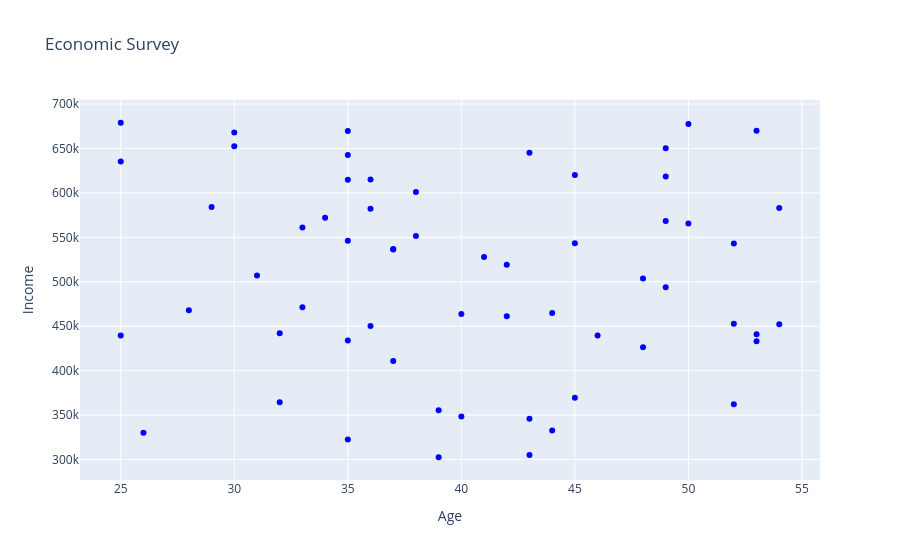

Notebook source saved alongside this figure:
### Markdown cell above
**However in the previous output title, x-axis and y-axis labels are missing. Let us use the update_layout function to update the title and labels.**

### Code cell
## Here we update these values under function attributes such as title,xaxis_title and yaxis_title
fig.update_layout(title='Economic Survey', xaxis_title='Age', yaxis_title='Income')
# Display the figure
fig.show()

### Figure 1 — Plotly figure (JSON) as saved in the notebook; plotly's stock layout.template omitted (floating-point values rounded to 4 significant figures)
{"data": [{"marker": {"color": "blue"}, "mode": "markers", "type": "scatter", "x": [52, 42, 32, 53, 43, 36, 33, 39, 38, 45, 49, 25, 54, 28, 43, 46, 37, 39, 49, 49, 25, 48, 50, 43, 36, 53, 35, 44, 35, 50, 38, 26, 49, 41, 29, 37, 25, 40, 45, 37, 34, 53, 45, 42, 44, 52, 35, 48, 40, 52, 32, 30, 35, 35, 30, 54, 36, 35, 31, 33], "y": [542934, 461225, 364299, 440873, 645050, 615124, 471180, 302495, 600932, 620171, 650314, 635209, 452100, 467871, 345694, 439492, 536296, 355400, 568328, 618316, 678914, 503754, 677385, 305048, 582130, 433103, 546157, 464888, 614687, 565458, 551389, 330027, 493895, 527969, 584182, 536797, 439370, 348276, 369362, 410907, 571897, 669949, 543340, 519080, 332662, 452721, 433869, 426314, 463583, 362105, 441895, 668026, 669689, 322451, 652376, 582936, 450112, 642600, 507129, 560908]}], "layout": {"title": {"text": "Economic Survey"}, "xaxis": {"title": {"text": "Age"}}, "yaxis": {"title": {"text": "Income"}}}}
